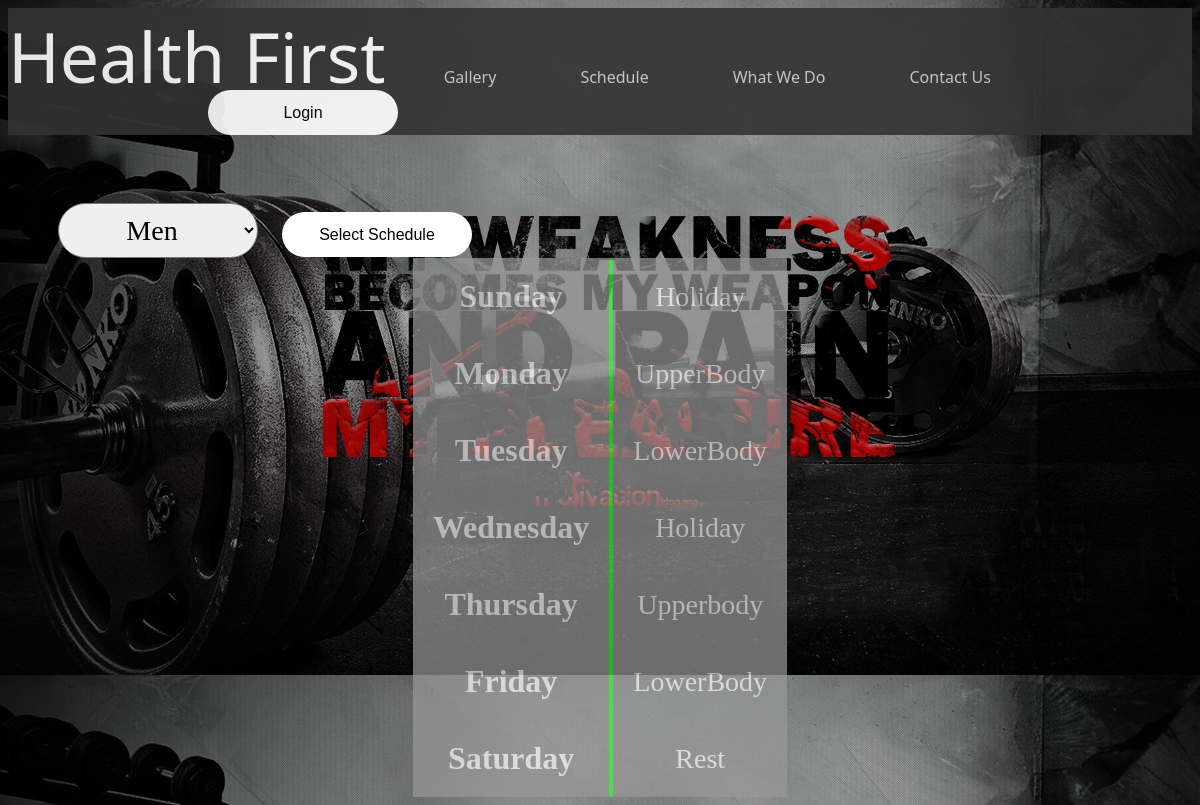
Screenshot of /PhpAssignment2/schedule.php?type=Men with the database file from the repository.
### tables this page shows
CREATE TABLE `schedule` (
  `id` int(11) NOT NULL,
  `Type` varchar(50) NOT NULL DEFAULT '0',
  `Sunday` varchar(50) NOT NULL DEFAULT '0',
  `Monday` varchar(50) NOT NULL DEFAULT '0',
  `Tuesday` varchar(50) NOT NULL DEFAULT '0',
  `Wednesday` varchar(50) NOT NULL DEFAULT '0',
  `Thursday` varchar(50) NOT NULL DEFAULT '0',
  `Friday` varchar(50) NOT NULL DEFAULT '0',
  `Saturday` varchar(50) NOT NULL DEFAULT '0'
);

### PhpAssignment2/schedule.php (the view, shortened to what this page needs)
<!DOCTYPE html>
<html>
    <head>
        <link type="text/css" href="css/healthfirst.css" rel="stylesheet"/>
    </head>
    <?php
    $mysqli_connect = new mysqli("localhost", "root", "", "php", 3306);
    if (isset($_GET['type'])) {
        $query = "SELECT * FROM schedule WHERE type = '" . $_GET['type'] . "'";
    } else {
        $query = "SELECT * FROM schedule WHERE type = 'adults'";
    }
    $result = $mysqli_connect->query($query);
    ?>
    <body class="body1">
        <div class="menu">
            <span class="mainspn">Health First  </span>
            <div class="dropdown">
                <button class="dropbtn">Gallery</button>
            </div>
            <div class="dropdown">
                <button class="dropbtn">Schedule</button>
            </div>
            <div class="dropdown">
                <button class="dropbtn">What We Do</button>
            </div>
            <a href="contactus.html"><button class="dropbtn">Contact Us</button></a>
            <a href="login.php"><input type="button" value="Login"/></a>
        </div>
        <br/>
        <form action="schedule.php" method="GET">
            <select name="type">
                <?php
                $resultCombo = $mysqli_connect->query("SELECT Type FROM schedule");
                while ($row1 = $resultCombo->fetch_assoc()) {
                    ?>
                    <option><?php echo $row1['Type']; ?></option>
                    <?php
                }
                ?>
            </select>
            <input type="submit" value="Select Schedule"/>
        </form>
        <table class="t" align="center">
            <?php if ($row = $result->fetch_assoc()) { ?>
                <tr>
                    <th>Sunday</th>
                    <td><?php echo $row['Sunday']; ?></td>
                </tr>
                <tr>
                    <th>Monday</th>
                    <td><?php echo $row['Monday']; ?></td>
                </tr>
                <tr>
                    <th>Tuesday</th>
                    <td><?php echo $row['Tuesday']; ?></td>
                </tr>
                <tr>
                    <th>Wednesday</th>
                    <td><?php echo $row['Wednesday']; ?></td>
                </tr>
                <tr>
                    <th>Thursday</th>
                    <td><?php echo $row['Thursday']; ?></td>
                </tr>
                <tr>
                    <th>Friday</th>
                    <td><?php echo $row['Friday']; ?></td>
                </tr>
                <tr>
                    <th>Saturday</th>
                    <td><?php echo $row['Saturday']; ?></td>
                </tr>
            <?php }
            ?>
        </table>
    </body>
</html>

### PhpAssignment2/css/healthfirst.css (style rules this page uses)
.dropbtn { cursor: pointer; background-color: #333333; color: #cccccc; padding-left: 40px; padding-right: 40px; padding-top: 16px; padding-bottom: 16px; font-size: 16px; border: none; font-family: 'segoe ui'; }
.dropdown { position: relative; display: inline-block; z-index: 1; }
.mainspn { font-size: 70px; font-family: 'segoe ui'; color: #ffffff; }
.menu { opacity: 0.9; background-color: #333333; background-size: auto; }
.body1 { background-image: url(../Resources/gym.jpg); background-size: 100%; }
input[type="button"] { margin-right: 50px; margin-left: 200px; margin-top: -50px; width: 190px; background: white; border: none; font-size: 16px; padding: 10px 0; color: #000; line-height: 25px; border-radius: 30px; cursor: pointer; }
input[type="submit"] { margin-left: 20px; width: 190px; background: white; border: none; font-size: 16px; padding: 10px 0; color: #000; line-height: 25px; border-radius: 30px; cursor: pointer; }
.t { border-collapse: collapse; cursor: pointer; background-color: #999999; opacity: 70%; color: white; }
.t tr { padding: 20px; text-align: center; font-family: "Century Gothic"; font-size: 32px; }
.t th { padding: 20px; border-right: 4px solid #33ff33; }
.t td { padding: 20px; text-align: center; font-family: "Century Gothic"; font-size: 28px; }
select { width: 200px; border-radius: 30px; padding: 10px; text-align: center; font-family: "Century Gothic"; font-size: 28px; margin-top: 50px; margin-left: 50px; }

### rows the page displays
schedule: Sunday "Holiday", Monday "UpperBody", Tuesday "LowerBody", Wednesday "Holiday", Thursday "Upperbody", Friday "LowerBody", Saturday "Rest"

### other values shown
form field type "Men"
